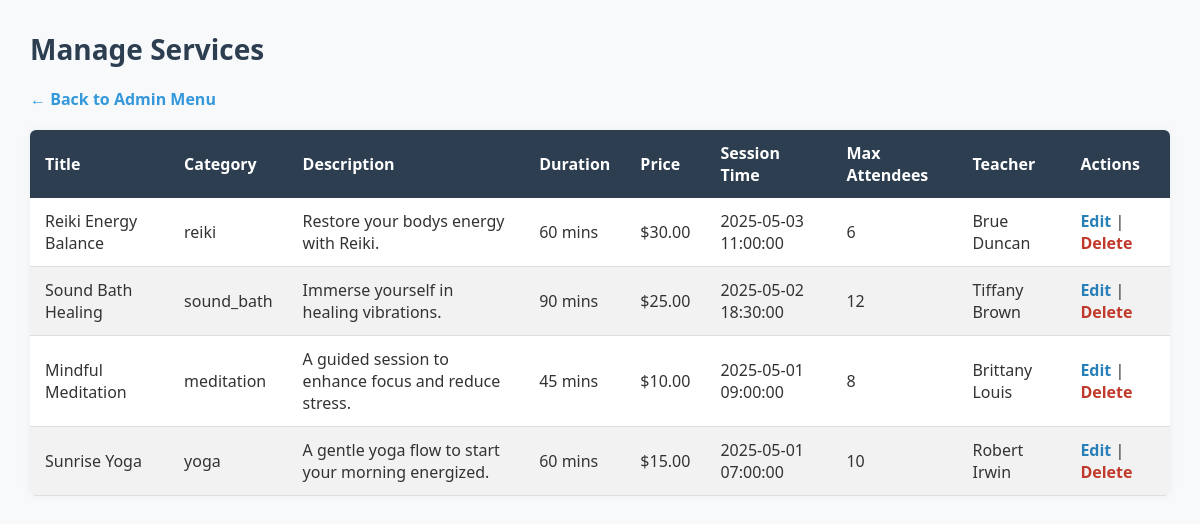
The app's page /app/views/admin/manage_services.php (signed in) with its own data.
### tables this page shows
CREATE TABLE sessions (
    session_id INT AUTO_INCREMENT PRIMARY KEY,
    service_id INT NOT NULL,
    teacher_id INT NOT NULL,
    session_datetime DATETIME NOT NULL,
    max_attendees INT NOT NULL,
    FOREIGN KEY (service_id) REFERENCES services(service_id),
    FOREIGN KEY (teacher_id) REFERENCES teachers(teacher_id)
);

CREATE TABLE services (
    service_id INT AUTO_INCREMENT PRIMARY KEY,
    title VARCHAR(100) NOT NULL, 
    description TEXT NOT NULL,
    category ENUM('yoga', 'meditation', 'sound_bath', 'reiki') NOT NULL,
    duration INT NOT NULL,  
    price DECIMAL(6,2) NOT NULL
);

CREATE TABLE teachers (
    teacher_id INT AUTO_INCREMENT PRIMARY KEY,
    first_name VARCHAR(50) NOT NULL,
    last_name VARCHAR(50) NOT NULL, 
    email VARCHAR(100) NOT NULL
);

### app/models/service.php (called while the page is built, shortened)
<?php
function getAllServicesWithSessions($db) {
    try {
        $stmt = $db->query("SELECT s.*, ss.session_id, ss.session_datetime, ss.max_attendees, ss.teacher_id, t.first_name, t.last_name
                            FROM services s
                            LEFT JOIN sessions ss ON s.service_id = ss.service_id
                            LEFT JOIN teachers t ON ss.teacher_id = t.teacher_id
                            WHERE ss.session_id IN (SELECT MAX(session_id) FROM sessions GROUP BY service_id)
                            ORDER BY s.service_id DESC");
        $results = $stmt->fetchAll(PDO::FETCH_ASSOC);
        return $results;
    } catch (PDOException $e) {
        error_log("Error in getAllServicesWithSessions: " . $e->getMessage());
        return [];
    }
}
?>

### app/views/admin/manage_services.php (the view, shortened to what this page needs)
<?php
require_once('../../../config/database.php');
require_once('../../models/service.php');
$services = getAllServicesWithSessions($db);
$edit_id = $_GET['edit_id'] ?? null;
$categories = ['Yoga', 'Meditation', 'Reiki', 'Sound Healing'];
$teachers = getAllTeachers($db);
?>
<!DOCTYPE html>
<html lang="en">
<head>
    <link rel="stylesheet" href="../../../public/css/main.css">
</head>
<body class="admin-body">
<h1 class="page-title">Manage Services</h1>
<a href="admin_menu.php" class="back-link">← Back to Admin Menu</a>
<table class="services-table">
    <thead>
        <tr>
            <th>Title</th><th>Category</th><th>Description</th><th>Duration</th><th>Price</th>
            <th>Session Time</th><th>Max Attendees</th><th>Teacher</th><th>Actions</th>
        </tr>
    </thead>
    <tbody>
    <?php foreach ($services as $service): ?>
        <?php if ($edit_id == $service['service_id']): ?>
            <form method="POST" action="../../controllers/manager_service_controller.php">
            <input type="hidden" name="action" value="update">
            <input type="hidden" name="service_id" value="<?= $service['service_id'] ?>">
            <input type="hidden" name="session_id" value="<?= $service['session_id'] ?>">
            <tr class="edit-row">
                <td><input class="input-field" name="title" value="<?= htmlspecialchars($service['title']) ?>"></td>
                <td>
                    <select class="input-field" name="category">
                        <?php foreach ($categories as $cat): ?>
                            <option value="<?= $cat ?>" <?= ($service['category'] === $cat) ? 'selected' : '' ?>>
                                <?= $cat ?>
                            </option>
                        <?php endforeach; ?>
                    </select>
                </td>
                <td><input class="input-field" name="description" value="<?= htmlspecialchars($service['description']) ?>"></td>
                <td><input class="input-field" name="duration" type="number" value="<?= htmlspecialchars($service['duration']) ?>"></td>
                <td><input class="input-field" name="price" type="number" value="<?= htmlspecialchars($service['price']) ?>"></td>
                <td><input class="input-field" name="session_datetime" type="datetime-local" value="<?= date('Y-m-d\TH:i', strtotime($service['session_datetime'])) ?>"></td>
                <td><input class="input-field" name="max_attendees" type="number" value="<?= htmlspecialchars($service['max_attendees']) ?>"></td>
                <td>
                    <select class="input-field" name="teacher_id" required>
                        <option value="">Select a Teacher</option>
                        <?php foreach ($teachers as $teacher): ?>
                            <option value="<?= $teacher['teacher_id'] ?>" <?= $teacher['teacher_id'] == $service['teacher_id'] ? 'selected' : '' ?>>
                                <?= htmlspecialchars($teacher['first_name'] . ' ' . $teacher['last_name']) ?>
                            </option>
                        <?php endforeach; ?>
                    </select>
                </td>
                <td>
                    <button class="btn save-btn" type="submit">Save</button>
                    <a class="btn cancel-btn" href="manage_services.php">Cancel</a>
                </td>
            </tr>
            </form>
        <?php else: ?>
            <tr>
                <td><?= htmlspecialchars($service['title']) ?></td>
                <td><?= htmlspecialchars($service['category']) ?></td>
                <td><?= htmlspecialchars($service['description']) ?></td>
                <td><?= $service['duration'] ?> mins</td>
                <td>$<?= $service['price'] ?></td>
                <td><?= htmlspecialchars($service['session_datetime']) ?></td>
                <td><?= $service['max_attendees'] ?></td>
                <td><?= htmlspecialchars($service['first_name'] . ' ' . $service['last_name']) ?></td>
                <td>
                    <a class="action-link" href="manage_services.php?edit_id=<?= $service['service_id'] ?>">Edit</a> |
                    <a class="action-link delete" href="../../controllers/service_controller.php?action=delete&id=<?= $service['service_id'] ?>" onclick="return confirm('Are you sure?')">Delete</a>
                </td>
            </tr>
        <?php endif; ?>
    <?php endforeach; ?>
    </tbody>
</table>
</body>
</html>

### public/css/main.css (style rules this page uses)
* { margin: 0; padding: 0; box-sizing: border-box; }
body { font-family: Arial, sans-serif; background-color: #f1f5f8; color: #333; display: flex; flex-direction: column; min-height: 100vh; }
.admin-body { font-family: 'Segoe UI', Tahoma, Geneva, Verdana, sans-serif; padding: 30px; background-color: #f7f9fb; color: #333; }
.page-title { font-size: 28px; color: #2c3e50; margin-bottom: 20px; }
.back-link { display: inline-block; margin-bottom: 20px; text-decoration: none; color: #3498db; font-weight: bold; }
.services-table { width: 100%; border-collapse: collapse; background-color: #ffffff; box-shadow: 0 0 10px rgba(0, 0, 0, 0.05); border-radius: 6px; overflow: hidden; }
.services-table th { background-color: #2c3e50; color: white; padding: 12px 15px; text-align: left; }
.services-table td { padding: 12px 15px; border-bottom: 1px solid #ddd; }
.services-table tr:nth-child(even) { background-color: #f2f2f2; }
.action-link { color: #2980b9; text-decoration: none; font-weight: bold; }
.action-link.delete { color: #c0392b; }

### records on screen
sessions: service.title "Reiki Energy Balance", service.category "reiki", service.description "Restore your bodys energy with Reiki.", service.duration "60", service.price "30.00", session_datetime "2025-05-03 11:00:00", max_attendees "6", teacher.last_name "Brue Duncan"
sessions: service.title "Sound Bath Healing", service.category "sound_bath", service.description "Immerse yourself in healing vibrations.", service.duration "90", service.price "25.00", session_datetime "2025-05-02 18:30:00", max_attendees "12", teacher.last_name "Tiffany Brown"
sessions: service.title "Mindful Meditation", service.category "meditation", service.description "A guided session to enhance focus and reduce stress.", service.duration "45", service.price "10.00", session_datetime "2025-05-01 09:00:00", max_attendees "8", teacher.last_name "Brittany Louis"
sessions: service.title "Sunrise Yoga", service.category "yoga", service.description "A gentle yoga flow to start your morning energized.", service.duration "60", service.price "15.00", session_datetime "2025-05-01 07:00:00", max_attendees "10", teacher.last_name "Robert Irwin"
